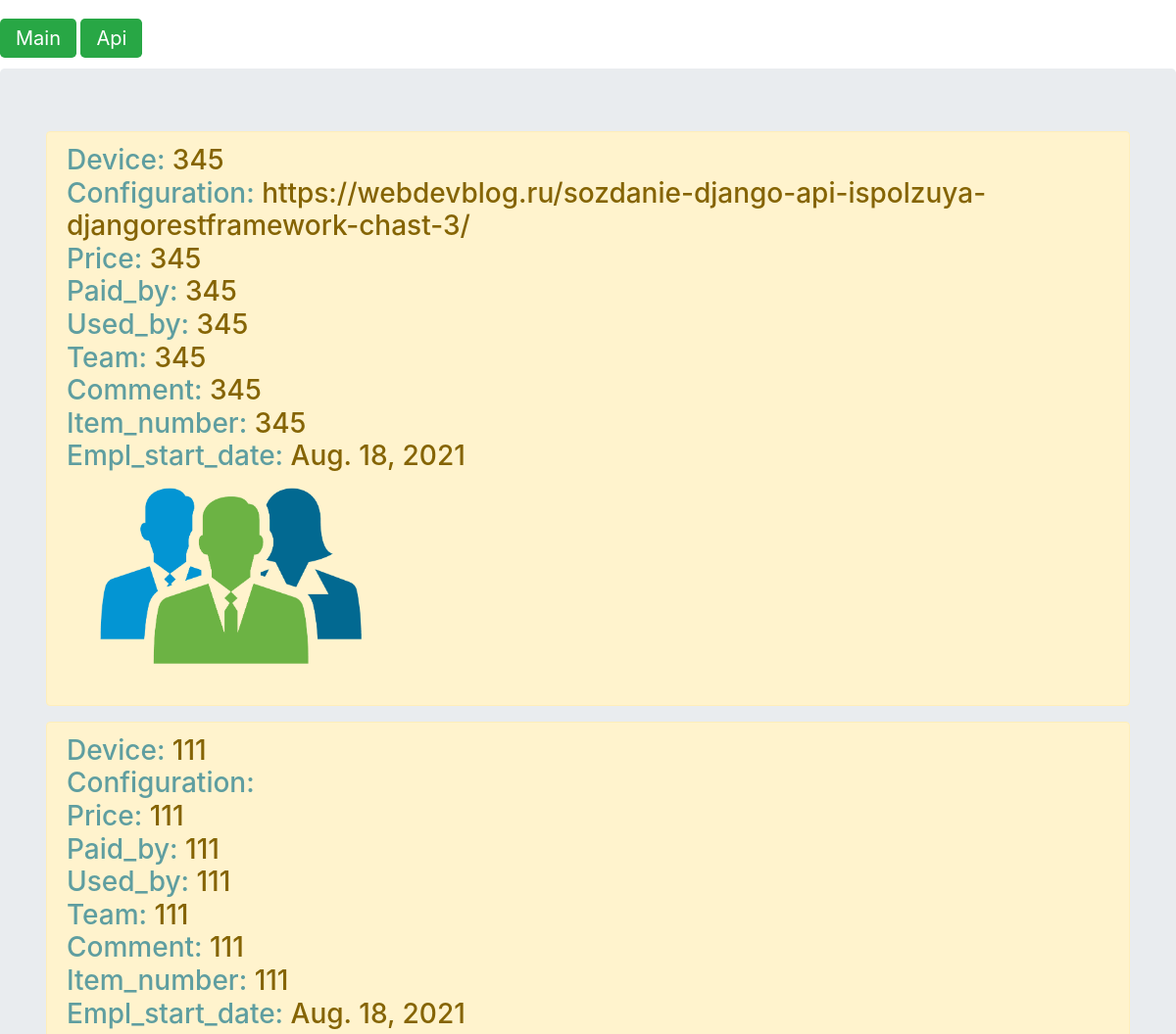
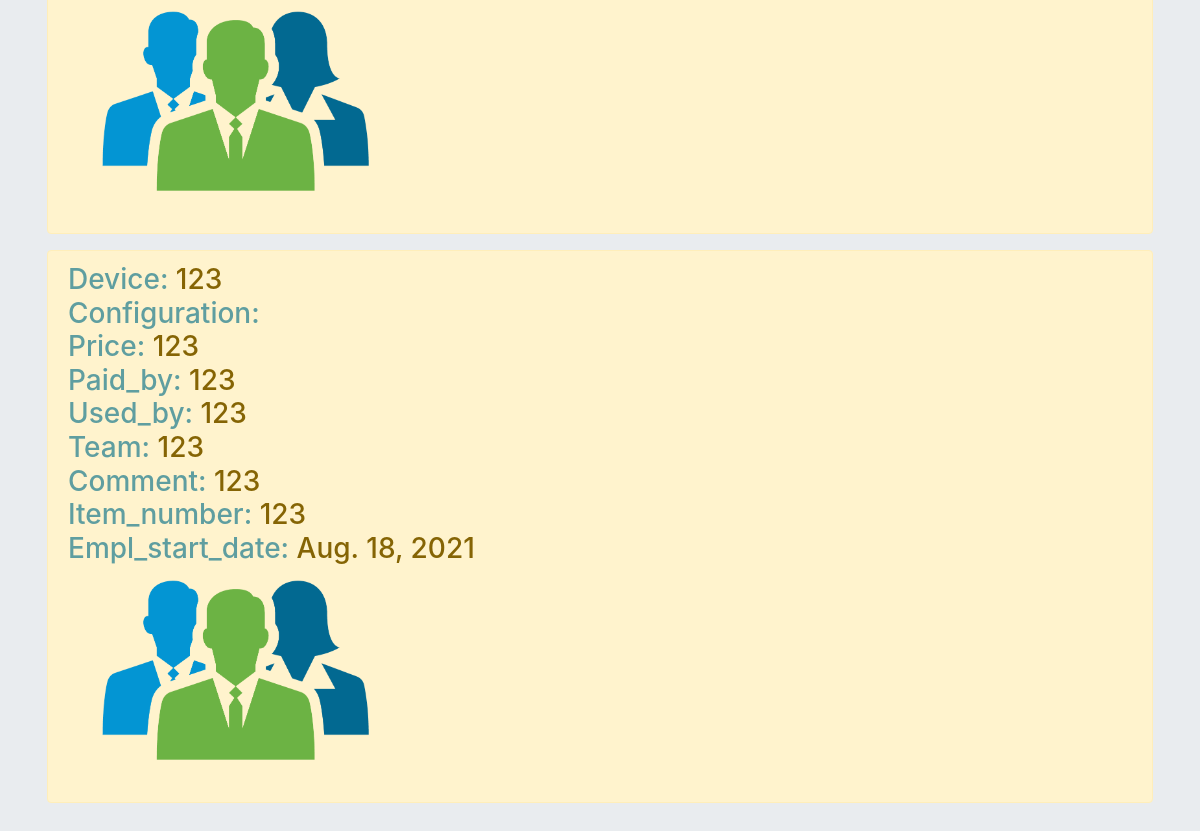
/employee/, run on the app's committed database (2 pictures, top to bottom).
### employee/models.py (models this page shows, shortened)
class EmployeeModel(models.Model):
    device = models.CharField(max_length=50)
    configuration = models.URLField(max_length=100, blank=True)
    price = models.CharField(max_length=50)
    paid_by = models.CharField(max_length=50)
    used_by = models.CharField(max_length=50)
    image = models.ImageField(verbose_name='image', blank=True,
                              upload_to='employee/static/images')
    team = models.CharField(max_length=50)
    comment = models.CharField(max_length=250)
    item_number = models.PositiveSmallIntegerField()
    empl_start_date = models.DateField(auto_now_add=True)

### employee/views.py (the view)
# urls.py: path('', EmployeePage, name='employee'),
def EmployeePage(request):
    employee = EmployeeModel.objects.all()
    return render(request, 'employee/employee.html', {'employee': employee})

### employee/templates/employee/employee.html (shortened to what this page needs)
{% extends 'employee/wrapper.html' %}
{% block content %}
<p>
    <br>
    <a href="/" class="btn-success btn-lg">Main</a>
    <a href="/employee/api" class="btn-success btn-lg">Api</a>
    <div class="jumbotron">
        <div class="container">
            {% for emp in employee %}
                <div class="alert alert-warning">
                    <h3>
                        <font color="#5f9ea0">Device: </font>{{ emp.device }}<br>
                        <font color="#5f9ea0">Configuration: </font>{{ emp.configuration }}<br>
                        <font color="#5f9ea0">Price: </font>{{ emp.price }}<br>
                        <font color="#5f9ea0">Paid_by: </font>{{ emp.paid_by }}<br>
                        <font color="#5f9ea0">Used_by: </font>{{ emp.used_by }}<br>
                        <font color="#5f9ea0">Team: </font>{{ emp.team }}<br>
                        <font color="#5f9ea0">Comment: </font>{{ emp.comment }}<br>
                        <font color="#5f9ea0">Item_number: </font>{{ emp.item_number }}<br>
                        <font color="#5f9ea0">Empl_start_date: </font>{{ emp.empl_start_date }}<br>
                        <img src="{{ emp.image.url }}" alt="{{ emp.used_by }}" width="30%">
                    </h3>
                </div>
            {% endfor %}
        </div>
    </div>
</p>
{% endblock %}

### employee/templates/employee/wrapper.html (shortened to what this page needs)
<!DOCTYPE html>
<html lang="en">
<head>
        {% load static %}
    <link rel="stylesheet" href="{% static 'css/bootstrap.min.css' %}" type="text/css">
</head>
<body>
{% block content %}
{% endblock %}
</body>
</html>

### data on the page
EmployeeModel: device "345", configuration "https://webdevblog.ru/sozdanie-django-api-ispolzuya-djangorestframework-chast-3/", price "345", paid_by "345", used_by "345", team "345", comment "345", item_number "345", empl_start_date "Aug. 18, 2021", image (picture)
EmployeeModel: device "111", price "111", paid_by "111", used_by "111", team "111", comment "111", item_number "111", empl_start_date "Aug. 18, 2021", image (picture)
EmployeeModel: device "123", price "123", paid_by "123", used_by "123", team "123", comment "123", item_number "123", empl_start_date "Aug. 18, 2021", image (picture)
